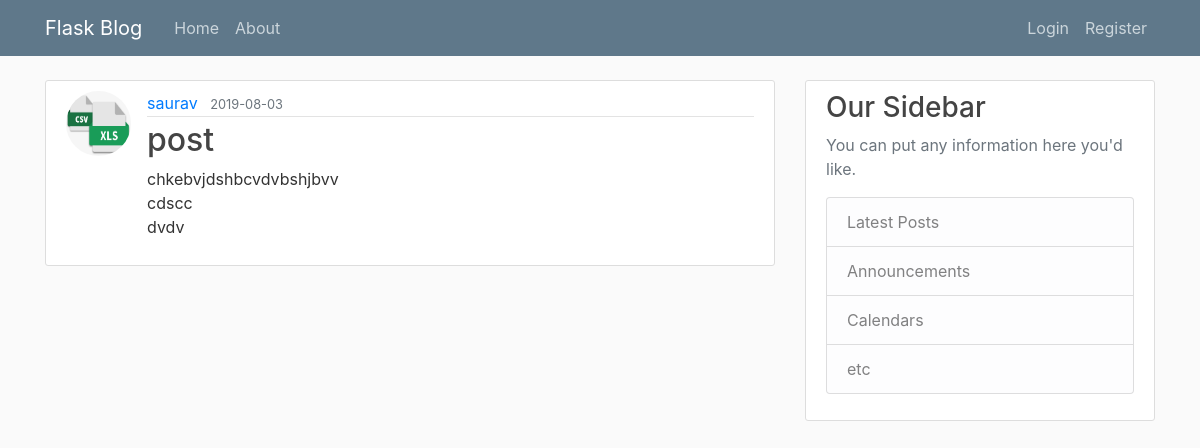
The page /post/2 on the database as committed earlier.
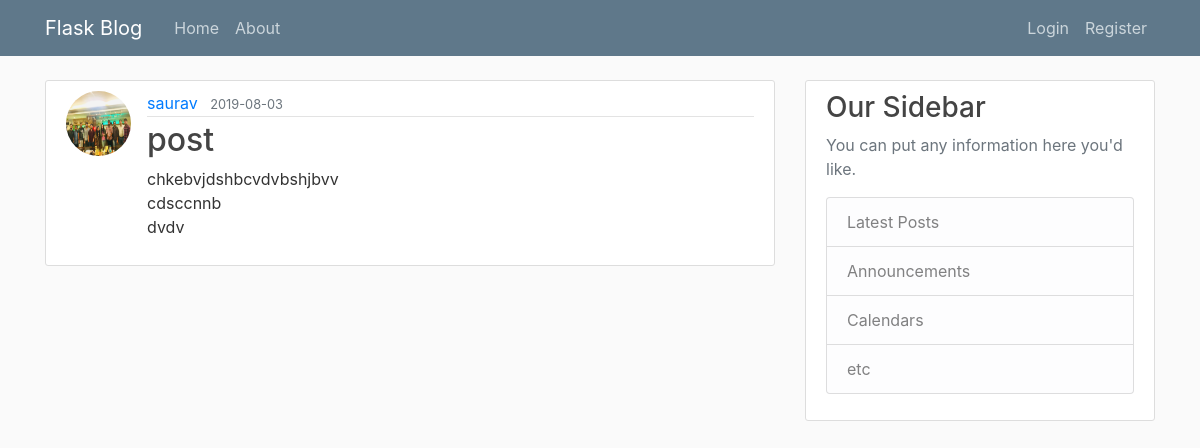
The same page on the database as committed later.
### app/models.py (models this page shows, shortened)
class User(db.Model,UserMixin):
    id = db.Column(db.Integer, primary_key=True)
    username = db.Column(db.String(20), unique=True, nullable=False)
    email = db.Column(db.String(120), unique=True, nullable=False)
    image_file = db.Column(db.String(20), nullable=False , default='default.jpg')
    password = db.Column(db.String(60), nullable=False)
    posts = db.relationship('Post', backref='author', lazy=True)

class Post(db.Model):
    id = db.Column(db.Integer, primary_key=True)
    title = db.Column(db.String(100), nullable=False)
    date_posted = db.Column(db.DateTime, nullable=False, default=datetime.utcnow)
    content = db.Column(db.Text, nullable=False)
    user_id = db.Column(db.Integer, db.ForeignKey('user.id'), nullable=False)

### app/posts/routes.py (the view)
@posts.route('/post/<int:post_id>')
def post(post_id):
    post = Post.query.get_or_404(post_id)
    return render_template("post.html", title=post.title, post = post)

### app/templates/post.html (shortened to what this page needs)
{% extends "layout.html" %}
{% block content%}
<article class="media content-section">
    <img class="rounded-circle article-img"
        src="{{ url_for('static', filename='profile_pics/'+post.author.image_file)}}">
    <div class="media-body">
        <div class="article-metadata">
            <a class="mr-2" href="#">{{ post.author.username }}</a>
            <small class="text-muted">{{ post.date_posted.strftime('%Y-%m-%d') }}</small>
        </div>
        <h2 class="article-title">{{ post.title }}</h2>
        <p class="article-content">{{ post.content }}</p>
    </div>
</article>
{% endblock content %}

Rows that differ between the two databases and show on the page:
changed User "saurav": image_file: a different picture
changed Post "post": content "chkebvjdshbcvdvbshjbvv cdscc dvdv" → "chkebvjdshbcvdvbshjbvv cdsccnnb dvdv"
